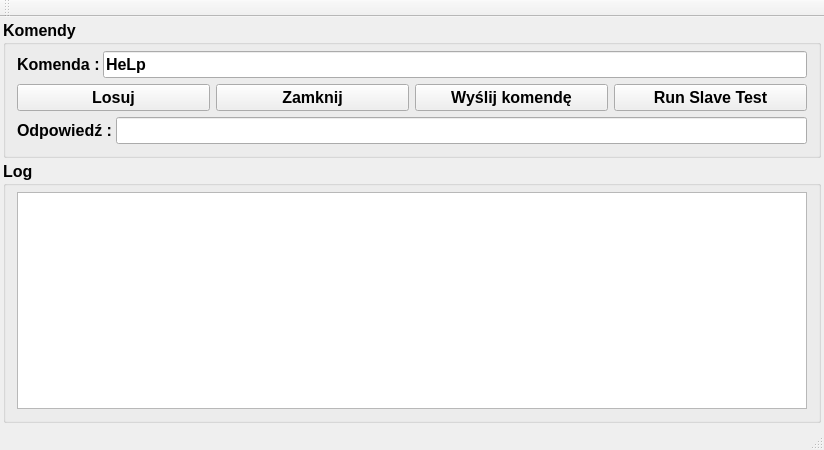
<?xml version="1.0" encoding="UTF-8"?>
<ui version="4.0">
 <class>MainWindow</class>
 <widget class="QMainWindow" name="MainWindow">
  <property name="geometry">
   <rect>
    <x>0</x>
    <y>0</y>
    <width>824</width>
    <height>450</height>
   </rect>
  </property>
  <property name="font">
   <font>
    <pointsize>12</pointsize>
   </font>
  </property>
  <property name="windowTitle">
   <string>Automat Master</string>
  </property>
  <widget class="QWidget" name="centralWidget">
   <layout class="QGridLayout" name="gridLayout_4">
    <property name="leftMargin">
     <number>3</number>
    </property>
    <property name="topMargin">
     <number>3</number>
    </property>
    <property name="rightMargin">
     <number>3</number>
    </property>
    <property name="bottomMargin">
     <number>3</number>
    </property>
    <property name="spacing">
     <number>3</number>
    </property>
    <item row="2" column="0">
     <widget class="QGroupBox" name="groupBox_2">
      <property name="font">
       <font>
        <pointsize>12</pointsize>
        <weight>75</weight>
        <bold>true</bold>
       </font>
      </property>
      <property name="styleSheet">
       <string notr="true"/>
      </property>
      <property name="title">
       <string>Komendy</string>
      </property>
      <layout class="QGridLayout" name="gridLayout">
       <property name="topMargin">
        <number>6</number>
       </property>
       <item row="3" column="0">
        <layout class="QGridLayout" name="gridLayout_3">
         <property name="leftMargin">
          <number>0</number>
         </property>
         <property name="topMargin">
          <number>0</number>
         </property>
         <property name="bottomMargin">
          <number>0</number>
         </property>
         <item row="0" column="1">
          <widget class="QPushButton" name="pbCmdClose">
           <property name="font">
            <font>
             <pointsize>12</pointsize>
            </font>
           </property>
           <property name="text">
            <string>Zamknij</string>
           </property>
          </widget>
         </item>
         <item row="0" column="2">
          <widget class="QPushButton" name="pbCmdSend">
           <property name="font">
            <font>
             <pointsize>12</pointsize>
            </font>
           </property>
           <property name="text">
            <string>Wyślij komendę</string>
           </property>
          </widget>
         </item>
         <item row="0" column="0">
          <widget class="QPushButton" name="pbCmdLosuj">
           <property name="font">
            <font>
             <pointsize>12</pointsize>
            </font>
           </property>
           <property name="text">
            <string>Losuj</string>
           </property>
          </widget>
         </item>
         <item row="0" column="3">
          <widget class="QPushButton" name="pbSlaveRun">
           <property name="font">
            <font>
             <pointsize>12</pointsize>
            </font>
           </property>
           <property name="text">
            <string>Run Slave Test</string>
           </property>
          </widget>
         </item>
        </layout>
       </item>
       <item row="4" column="0">
        <layout class="QHBoxLayout" name="horizontalLayout">
         <property name="spacing">
          <number>3</number>
         </property>
         <property name="topMargin">
          <number>0</number>
         </property>
         <property name="bottomMargin">
          <number>0</number>
         </property>
         <item>
          <widget class="QLabel" name="label_3">
           <property name="text">
            <string>Odpowiedź :</string>
           </property>
          </widget>
         </item>
         <item>
          <widget class="QLineEdit" name="leAns">
           <property name="font">
            <font>
             <pointsize>12</pointsize>
            </font>
           </property>
          </widget>
         </item>
        </layout>
       </item>
       <item row="1" column="0">
        <layout class="QHBoxLayout" name="horizontalLayout_3">
         <property name="spacing">
          <number>3</number>
         </property>
         <property name="topMargin">
          <number>0</number>
         </property>
         <property name="bottomMargin">
          <number>0</number>
         </property>
         <item>
          <widget class="QLabel" name="label">
           <property name="text">
            <string>Komenda :</string>
           </property>
          </widget>
         </item>
         <item>
          <widget class="QLineEdit" name="leCmd">
           <property name="font">
            <font>
             <pointsize>12</pointsize>
            </font>
           </property>
           <property name="text">
            <string>HeLp</string>
           </property>
          </widget>
         </item>
        </layout>
       </item>
      </layout>
     </widget>
    </item>
    <item row="3" column="0">
     <widget class="QGroupBox" name="groupBox">
      <property name="font">
       <font>
        <pointsize>12</pointsize>
        <weight>75</weight>
        <bold>true</bold>
       </font>
      </property>
      <property name="title">
       <string>Log</string>
      </property>
      <layout class="QGridLayout" name="gridLayout_2">
       <property name="topMargin">
        <number>6</number>
       </property>
       <item row="0" column="0">
        <widget class="QPlainTextEdit" name="pleLog">
         <property name="font">
          <font>
           <family>Courier New</family>
           <pointsize>10</pointsize>
          </font>
         </property>
        </widget>
       </item>
      </layout>
     </widget>
    </item>
   </layout>
  </widget>
  <widget class="QMenuBar" name="menuBar">
   <property name="geometry">
    <rect>
     <x>0</x>
     <y>0</y>
     <width>824</width>
     <height>21</height>
    </rect>
   </property>
  </widget>
  <widget class="QToolBar" name="mainToolBar">
   <attribute name="toolBarArea">
    <enum>TopToolBarArea</enum>
   </attribute>
   <attribute name="toolBarBreak">
    <bool>false</bool>
   </attribute>
  </widget>
  <widget class="QStatusBar" name="statusBar"/>
 </widget>
 <layoutdefault spacing="6" margin="11"/>
 <resources/>
 <connections/>
</ui>
